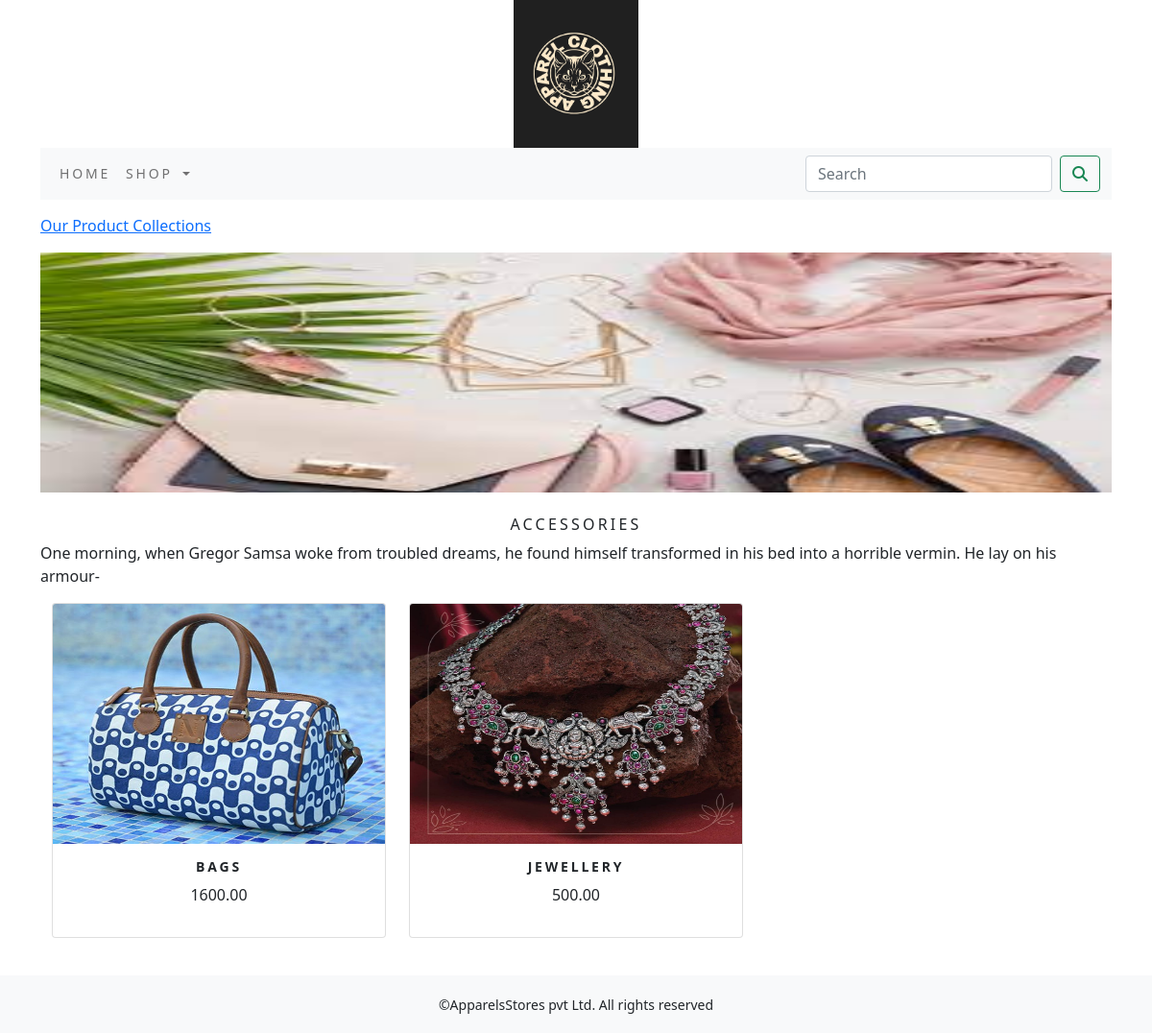
The app's page /shop/accessories/ with its own data.
### ecommerceapp/models.py (models this page shows, shortened)
class Category(models.Model):
    name=models.CharField(max_length=250,unique=True)
    slug=models.SlugField(max_length=250,unique=True)
    description=models.TextField(blank=True)
    image=models.ImageField(upload_to='category',blank=True)
    class Meta:
        ordering= ('name',)
        verbose_name='category'
        verbose_name_plural='categories'
    def get_url(self):
        return reverse('ecommerceapp:products_by_category', args=[self.slug])

class Product(models.Model):
    name =models.CharField(max_length=250,unique=True)
    slug = models.SlugField(max_length=250,unique=True)
    description=models.TextField(blank=True)
    price=models.DecimalField(max_digits=10,decimal_places=2)
    category=models.ForeignKey(Category,on_delete=models.CASCADE)
    image=models.ImageField(upload_to='products',blank=True)
    stock=models.IntegerField()
    available=models.BooleanField(default=True)
    created=models.DateTimeField(auto_now_add=True)
    updated=models.DateTimeField(auto_now=True)
    def get_url(self):
        return reverse('ecommerceapp:prodCatdetail',args=[self.category.slug,self.slug])
    class Meta:
        ordering= ('name',)
        verbose_name='product'
        verbose_name_plural='products'

### ecommerceapp/views.py (the view)
# urls.py: path('', views.allProdCat, name='allProdCat'),
def allProdCat(request,c_slug=None):
    c_page=None
    products=None
    if c_slug!=None:
        c_page=get_object_or_404(Category,slug=c_slug)
        products_list= Product.objects.all().filter(category=c_page,available=True)
    else:
        products_list=Product.objects.all().filter(available=True)
    paginator=Paginator(products_list,6)
    try:
        page=int(request.GET.get('page','1'))
    except:
        page=1
    try:
        products=paginator.page(page)
    except (EmptyPage,InvalidPage):
        products=paginator.page(paginator.num_pages)
    return render(request,'category.html', {'category':c_page,'products':products})

### cart/context_processors.py (called while the page is built)
def counter(request):
    item_count=0
    if 'admin' in request.path:
        return {}
    else:
        try:
            cart=Cart.objects.filter(cart_id=_cart_id(request))
            cart_items=CartItem.objects.all().filter(cart=cart[:1])
            for cart_item in cart_items:
                item_count += cart_item.quantity
        except Cart. DoesNotExist:
            item_count=0
    return dict(item_count=item_count)

### cart/views.py (called while the page is built)
def _cart_id(request):
    cart=request.session.session_key
    if not cart:
        cart=request.session.create()
    return cart

### ecommerceapp/context_processors.py (called while the page is built)
def menu_links(request):
    links=Category.objects.all()
    return dict(links=links)

### templates/category.html (shortened to what this page needs)
{% extends 'base.html' %}
{% load static %}
{% block content %}
    {% if category %}
   <div>
       <div class="row my_row_class">
           <div class="mx-auto">
           <P><a href="{% url 'ecommerceapp:allProdCat' %}">Our Product Collections</a></P>
       </div>
           </div>
   </div>
  {% endif %}
 <div class="mx_auto">
     {% if category %}
     <img class="my_image" src="{{category.image.url}}" alt="{{category.name}}">
 </div>
   <br>
 <div>
     <h1 class="text-center my_title">{{category.name}}</h1>
     <P class="text-justify">{{category.description}}</P>
 </div>
 {% endif %}
<div class="container">
    <div class="row mx_auto">
        {% for product in products.object_list %}
        <div class="my_bottom_margin col-9 col-sm-12 col-md-4 col-lg-4">
            <div class="card text-center" style="min-width:18rem;">
                <a href="{{product.get_url}}"><img class="card-img-top my_image" src="{{product.image.url}}"  alt="{{product.name}}"></a>
            <div class="card-body">
                <h4><b>{{product.name}}</b></h4>
                <P>{{product.price}}</P>
            </div>
            </div>
        </div>
        {% endfor %}
    </div>
      <br>
</div>
{% endblock %}

### static/css/custom.css (style rules this page uses)
body { font-family: 'Roboto', sans-serif; }
.my_row_class { padding-top:15px }
.my_image { width:100%; height:250px; }
.my_title { font-size:16px; text-transform:uppercase; letter-spacing:.2em; }
.my_bottom_margin { margin-bottom:15px; }
.card-body h4 { font-size:14px; text-transform:uppercase; letter-spacing:.2em; }

### records on screen
Category: image (picture), name "ACCESSORIES", description "One morning, when Gregor Samsa woke from troubled dreams, he found himself transformed in his bed into a horrible vermin. He lay on his armour-"
Product: image (picture), name "BAGS", price "1600.00"
Product: image (picture), name "JEWELLERY", price "500.00"
